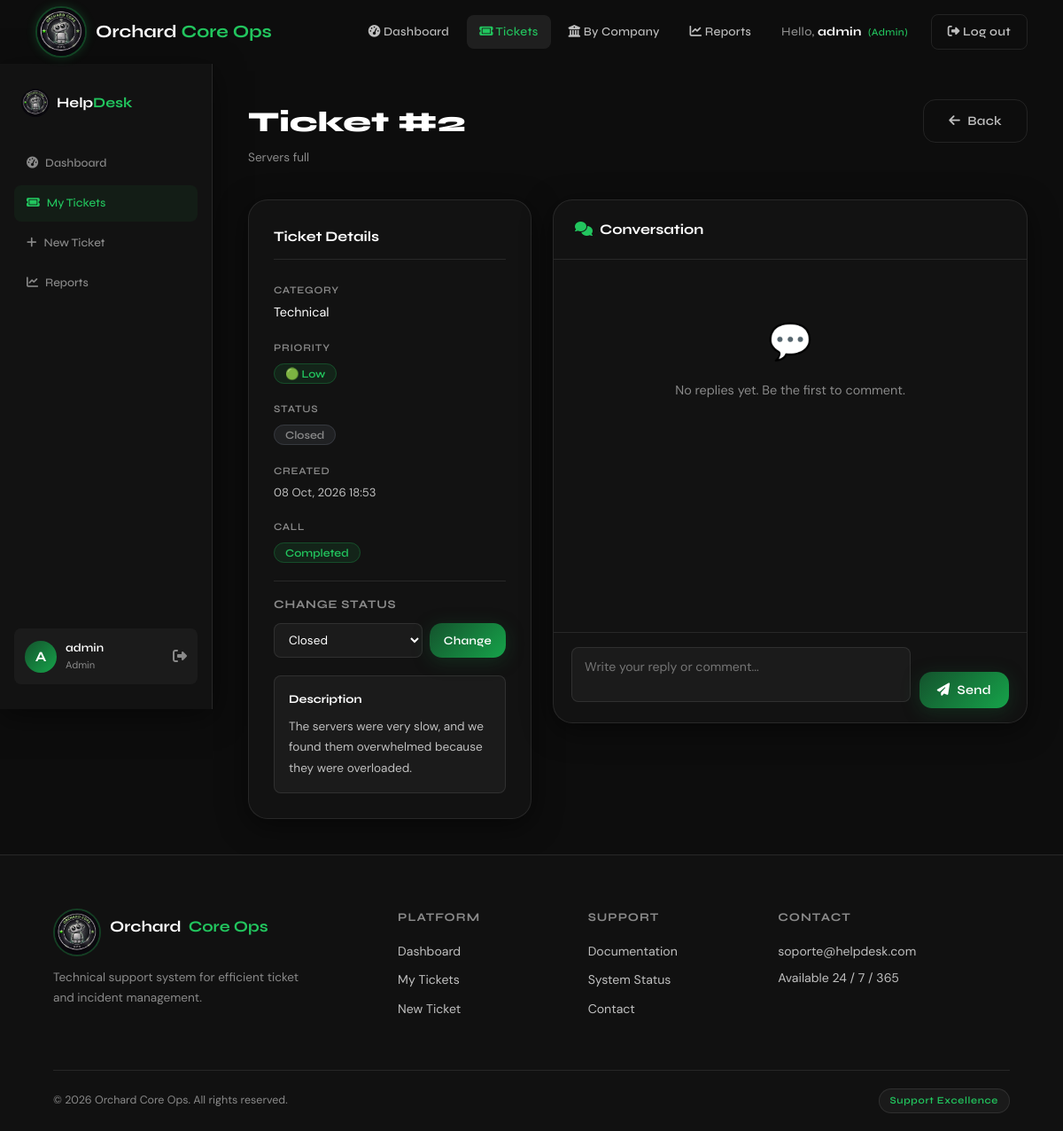
The app's page /tickets/ver/2 (signed in) with its own data.
### models.py (models this page shows)
class Ticket(db.Model):
    __tablename__ = 'tickets'
    id          = db.Column(db.Integer, primary_key=True)
    titulo      = db.Column(db.String(150), nullable=False)
    descripcion = db.Column(db.Text, nullable=False)
    categoria   = db.Column(db.String(80), nullable=False)
    prioridad   = db.Column(db.String(20), nullable=False)
    empresa     = db.Column(db.String(50), nullable=False, default='SPARK')
    estado      = db.Column(db.String(20), default='abierto')
    call_status = db.Column(db.String(20))
    usuario_id  = db.Column(db.Integer, db.ForeignKey('users.id'), nullable=False)
    created_at  = db.Column(db.DateTime, default=datetime.utcnow)
    updated_at  = db.Column(db.DateTime, default=datetime.utcnow, onupdate=datetime.utcnow)
    responses   = db.relationship('Response', backref='ticket', lazy=True)

### modules/tickets/routes.py (the view, shortened to what this page needs)
@tickets_bp.route('/ver/<int:id>', methods=['GET', 'POST'])
@login_required
def view_ticket(id):
    ticket = Ticket.query.get_or_404(id)
    return render_template('tickets/view.html', ticket=ticket)

### modules/tickets/routes.py (called while the page is built)
def login_required(f):
    @wraps(f)
    def decorated_function(*args, **kwargs):
        if 'user_id' not in session:
            return redirect(url_for('auth.login'))
        return f(*args, **kwargs)
    return decorated_function

### templates/tickets/view.html (shortened to what this page needs)
{% extends 'base.html' %}
{% block content %}
<section class="dashboard-section">
  <aside class="sidebar glass-card">
    <div class="sidebar-logo">
      <img src="{{ url_for('static', filename='img/logo.png') }}" alt="Logo" style="width:32px;height:32px;border-radius:50%;object-fit:cover;" />
      <span class="logo-text">Help<span class="logo-accent">Desk</span></span>
    </div>
    <nav class="sidebar-nav">
      <a href="{{ url_for('dashboard.index') }}" class="sb-link">
        <i class="fa-solid fa-gauge-high" style="margin-right:8px;"></i>Dashboard
      </a>
      <a href="{{ url_for('tickets.list_tickets') }}" class="sb-link active">
        <i class="fa-solid fa-ticket" style="margin-right:8px;"></i>My Tickets
      </a>
      <a href="{{ url_for('tickets.create_ticket') }}" class="sb-link">
        <i class="fa-solid fa-plus" style="margin-right:8px;"></i>New Ticket
      </a>
      {% if session.get('rol') == 'admin' %}
      <a href="{{ url_for('reports.index') }}" class="sb-link">
        <i class="fa-solid fa-chart-line" style="margin-right:8px;"></i>Reports
      </a>
      {% endif %}
    </nav>
    <div class="sidebar-user">
      <div class="su-avatar">{{ session.get('username', 'U')[0].upper() }}</div>
      <div class="su-info">
        <span class="su-name">{{ session.get('username') }}</span>
        <span class="su-role">{{ session.get('rol','user')|role_label }}</span>
      </div>
      <a href="{{ url_for('auth.logout') }}" class="su-logout" title="Log out">
        <i class="fa-solid fa-right-from-bracket"></i>
      </a>
    </div>
  </aside>
  <div class="dashboard-main">
    <div class="dash-topbar">
      <div>
        <h1 class="dash-title">Ticket #{{ ticket.id }}</h1>
        <p class="dash-sub">{{ ticket.titulo }}</p>
      </div>
      <a href="{{ url_for('tickets.list_tickets') }}" class="btn-ghost">
        <i class="fa-solid fa-arrow-left"></i> Back
      </a>
    </div>
    <div style="display:grid;grid-template-columns:320px 1fr;gap:24px;align-items:start;">
      <div class="glass-card" style="padding:28px;">
        <h3 style="font-family:var(--font-head);font-size:1rem;font-weight:700;margin-bottom:20px;padding-bottom:12px;border-bottom:1px solid var(--border);">
          Ticket Details
        </h3>
        <div style="display:flex;flex-direction:column;gap:14px;margin-bottom:20px;">
          <div>
            <span style="font-size:0.72rem;color:var(--silver-dim);text-transform:uppercase;letter-spacing:0.06em;font-family:var(--font-head);font-weight:600;">Category</span>
            <p style="color:var(--white);font-size:0.9rem;margin-top:3px;">{{ ticket.categoria|categoria_label }}</p>
          </div>
          <div>
            <span style="font-size:0.72rem;color:var(--silver-dim);text-transform:uppercase;letter-spacing:0.06em;font-family:var(--font-head);font-weight:600;">Priority</span>
            <p style="margin-top:4px;">
              {% if ticket.prioridad == 'alta' %}
                <span style="padding:3px 12px;background:rgba(239,68,68,0.15);border:1px solid rgba(239,68,68,0.3);border-radius:20px;font-size:0.78rem;font-family:var(--font-head);font-weight:600;color:#f87171;">🔴 High</span>
              {% elif ticket.prioridad == 'media' %}
                <span style="padding:3px 12px;background:rgba(234,179,8,0.15);border:1px solid rgba(234,179,8,0.3);border-radius:20px;font-size:0.78rem;font-family:var(--font-head);font-weight:600;color:#facc15;">🟡 Medium</span>
              {% else %}
                <span style="padding:3px 12px;background:rgba(34,197,94,0.1);border:1px solid rgba(34,197,94,0.25);border-radius:20px;font-size:0.78rem;font-family:var(--font-head);font-weight:600;color:var(--green-glow);">🟢 Low</span>
              {% endif %}
            </p>
          </div>
          <div>
            <span style="font-size:0.72rem;color:var(--silver-dim);text-transform:uppercase;letter-spacing:0.06em;font-family:var(--font-head);font-weight:600;">Status</span>
            <p style="margin-top:4px;">
              {% if ticket.estado == 'abierto' %}
                <span style="padding:3px 12px;background:rgba(34,197,94,0.1);border:1px solid rgba(34,197,94,0.25);border-radius:20px;font-size:0.78rem;font-family:var(--font-head);font-weight:600;color:var(--green-glow);">Open</span>
              {% elif ticket.estado == 'en_proceso' %}
                <span style="padding:3px 12px;background:rgba(234,179,8,0.12);border:1px solid rgba(234,179,8,0.3);border-radius:20px;font-size:0.78rem;font-family:var(--font-head);font-weight:600;color:#facc15;">In Progress</span>
              {% else %}
                <span style="padding:3px 12px;background:rgba(107,114,128,0.15);border:1px solid rgba(107,114,128,0.3);border-radius:20px;font-size:0.78rem;font-family:var(--font-head);font-weight:600;color:var(--silver-dim);">Closed</span>
              {% endif %}
            </p>
          </div>
          <div>
            <span style="font-size:0.72rem;color:var(--silver-dim);text-transform:uppercase;letter-spacing:0.06em;font-family:var(--font-head);font-weight:600;">Created</span>
            <p style="color:var(--silver);font-size:0.82rem;margin-top:3px;">{{ ticket.created_at.strftime('%d %b, %Y %H:%M') }}</p>
          </div>
          {% if ticket.call_status %}
          <div>
            <span style="font-size:0.72rem;color:var(--silver-dim);text-transform:uppercase;letter-spacing:0.06em;font-family:var(--font-head);font-weight:600;">Call</span>
            <p style="margin-top:4px;">
              {% if ticket.call_status == 'Transferida' %}
                <span style="padding:3px 12px;background:rgba(234,179,8,0.12);border:1px solid rgba(234,179,8,0.3);border-radius:20px;font-size:0.78rem;font-family:var(--font-head);font-weight:600;color:#facc15;">Transferred</span>
              {% else %}
                <span style="padding:3px 12px;background:rgba(34,197,94,0.1);border:1px solid rgba(34,197,94,0.25);border-radius:20px;font-size:0.78rem;font-family:var(--font-head);font-weight:600;color:var(--green-glow);">Completed</span>
              {% endif %}
            </p>
          </div>
          {% endif %}
        </div>
        {% if session.get('rol') == 'admin' %}
        <div style="padding-top:16px;border-top:1px solid var(--border);">
          <h4 style="font-family:var(--font-head);font-size:0.82rem;font-weight:700;color:var(--silver-dim);text-transform:uppercase;letter-spacing:0.06em;margin-bottom:10px;">Change Status</h4>
          <form method="POST" action="{{ url_for('tickets.view_ticket', id=ticket.id) }}" style="display:flex;gap:8px;">
            <select name="estado" style="flex:1;padding:9px 12px;background:var(--white-dim2);border:1px solid var(--border);border-radius:var(--radius-sm);color:var(--white);font-size:0.85rem;outline:none;">
              <option value="cerrado" {% if ticket.estado == 'cerrado' %}selected{% endif %}>Closed</option>
            </select>
            <button type="submit" class="btn-primary" style="padding:9px 16px;font-size:0.82rem;">Change</button>
          </form>
        </div>
        {% endif %}
        <div style="margin-top:20px;padding:16px;background:var(--white-dim2);border-radius:var(--radius-sm);border:1px solid var(--border);">
          <h4 style="font-family:var(--font-head);font-size:0.82rem;font-weight:700;margin-bottom:8px;">Description</h4>
          <p style="color:var(--silver);font-size:0.85rem;line-height:1.7;">{{ ticket.descripcion }}</p>
        </div>
      </div>
      <div class="glass-card" style="display:flex;flex-direction:column;overflow:hidden;">
        <div style="padding:20px 24px;border-bottom:1px solid var(--border);">
          <h3 style="font-family:var(--font-head);font-size:1rem;font-weight:700;">
            <i class="fa-solid fa-comments" style="color:var(--green-glow);margin-right:8px;"></i>Conversation
          </h3>
        </div>
        <div id="chatBox" style="padding:20px;height:420px;overflow-y:auto;display:flex;flex-direction:column;gap:14px;">
          {% if ticket.responses|length == 0 %}
            <div style="text-align:center;color:var(--silver-dim);padding:40px 20px;">
              <div style="font-size:2.5rem;margin-bottom:12px;">💬</div>
              <p style="font-size:0.9rem;">No replies yet. Be the first to comment.</p>
            </div>
          {% endif %}
        </div>
        <div style="padding:16px 20px;border-top:1px solid var(--border);">
          <form method="POST" action="{{ url_for('tickets.view_ticket', id=ticket.id) }}"
                style="display:flex;gap:10px;align-items:flex-end;">
            <div style="flex:1;">
              <textarea name="contenido" rows="2"
                placeholder="Write your reply or comment..."
                style="width:100%;padding:12px 14px;background:var(--white-dim2);border:1px solid var(--border);border-radius:var(--radius-sm);color:var(--white);font-size:0.88rem;outline:none;resize:none;transition:var(--transition);"
                onfocus="this.style.borderColor='var(--green-glow)'"
                onblur="this.style.borderColor='var(--border)'"></textarea>
            </div>
            <button type="submit" class="btn-primary" style="padding:12px 20px;white-space:nowrap;">
              <i class="fa-solid fa-paper-plane"></i> Send
            </button>
          </form>
        </div>
      </div>
    </div>
  </div>
</section>
{% endblock %}

### records on screen
Ticket: id "2", titulo "Servers full", categoria|categoria_label "Technical", created_at "08 Oct, 2026 18:53", estado "Closed", descripcion "The servers were very slow, and we found them overwhelmed because they were overloaded."

### other values on screen
{{ session.get('username') }} "admin"
{{ session.get('username', 'U')[0].upper() }} "A"
{{ session.get('rol','user')|role_label }} "Admin"
